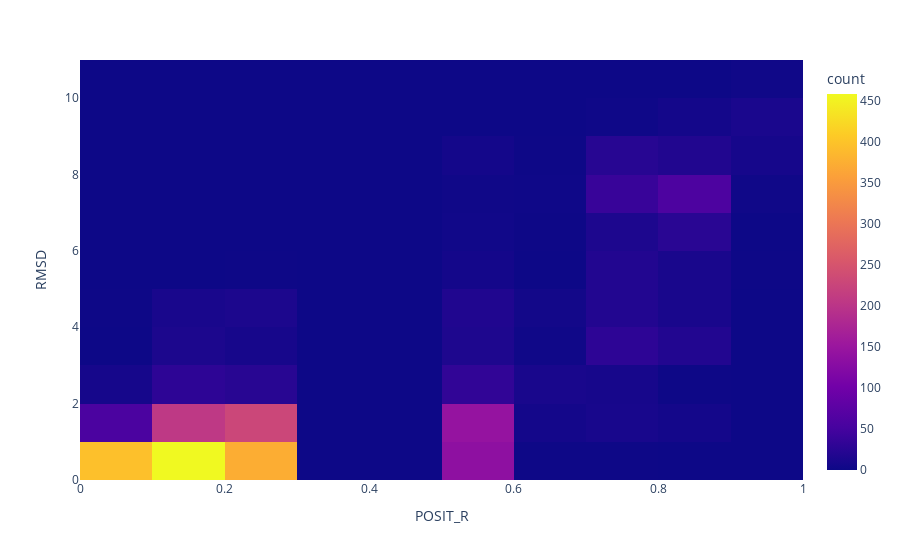

Notebook code cell kept with this figure:
### Code cell
ex.density_heatmap(rocks.df,
                  x="POSIT_R",
                  y="RMSD")

### Figure 1 — Plotly figure (JSON) as saved in the notebook; plotly's stock layout.template omitted (floating-point values rounded to 4 significant figures; data arrays with more than 128 entries replaced by an {"elided": "..."} marker saying what was removed)
{"data": [{"coloraxis": "coloraxis", "hovertemplate": "POSIT_R=%{x}<br>RMSD=%{y}<br>count=%{z}<extra></extra>", "name": "", "type": "histogram2d", "x": {"elided": "2567 float values"}, "xaxis": "x", "xbingroup": "x", "y": {"elided": "2567 float values"}, "yaxis": "y", "ybingroup": "y"}], "layout": {"coloraxis": {"colorbar": {"title": {"text": "count"}}, "colorscale": [[0, "#0d0887"], [0.1111, "#46039f"], [0.2222, "#7201a8"], [0.3333, "#9c179e"], [0.4444, "#bd3786"], [0.5556, "#d8576b"], [0.6667, "#ed7953"], [0.7778, "#fb9f3a"], [0.8889, "#fdca26"], [1, "#f0f921"]]}, "legend": {"tracegroupgap": 0}, "margin": {"t": 60}, "xaxis": {"anchor": "y", "domain": [0, 1], "title": {"text": "POSIT_R"}}, "yaxis": {"anchor": "x", "domain": [0, 1], "title": {"text": "RMSD"}}}}
